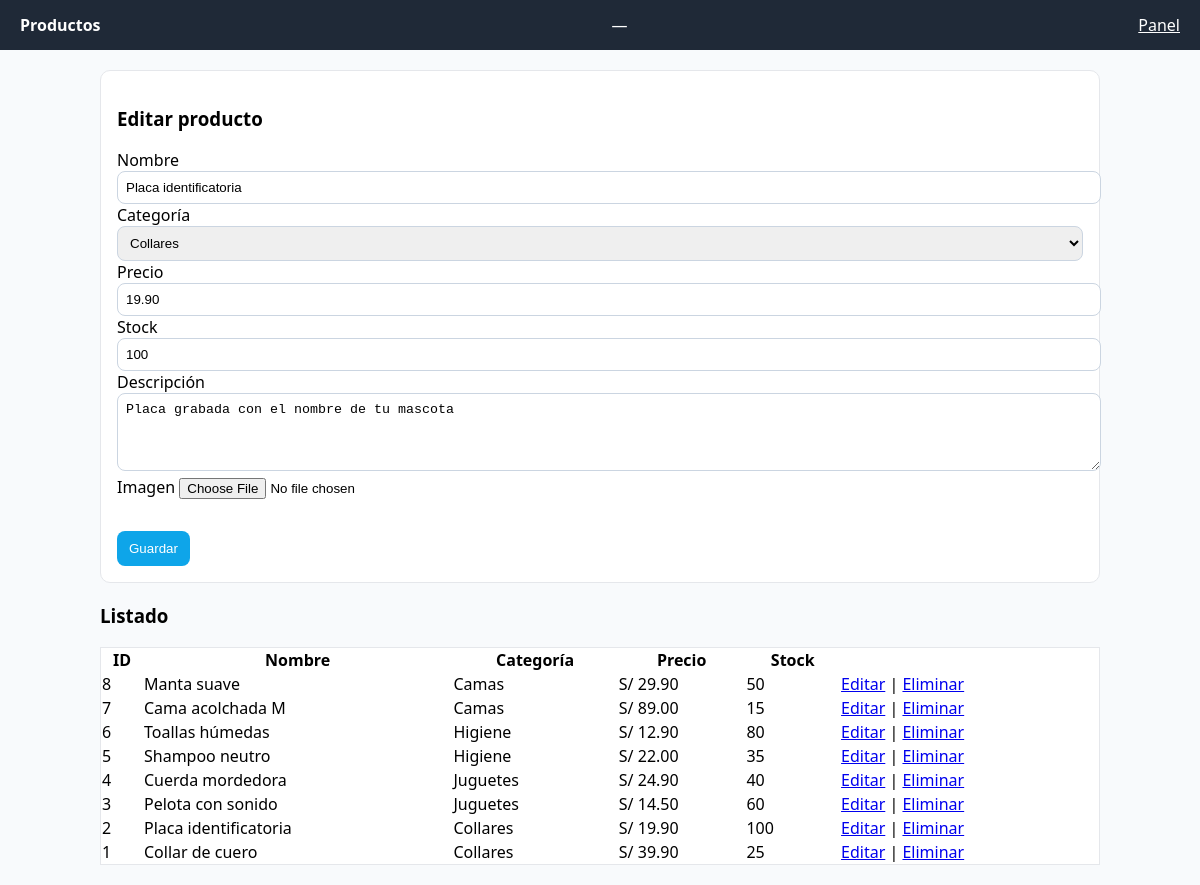
/admin_productos.php?edit=2 (signed in), run on the app's committed database.
### tables this page shows
CREATE TABLE productos (
  id INT AUTO_INCREMENT PRIMARY KEY,
  categoria_id INT,
  nombre VARCHAR(150) NOT NULL,
  descripcion TEXT,
  precio DECIMAL(10,2) NOT NULL,
  stock INT DEFAULT 0,
  imagen VARCHAR(255),
  FOREIGN KEY (categoria_id) REFERENCES categorias(id) ON DELETE SET NULL
);

CREATE TABLE categorias (
  id INT AUTO_INCREMENT PRIMARY KEY,
  nombre VARCHAR(100) NOT NULL,
  descripcion TEXT
);

### admin_productos.php (the view, shortened to what this page needs)
<?php
require_once __DIR__ . '/conexion.php';
$edit=null; if(isset($_GET['edit'])){ $id=(int)$_GET['edit']; $st=$pdo->prepare("SELECT * FROM productos WHERE id=?"); $st->execute([$id]); $edit=$st->fetch(); }
$cats = $pdo->query("SELECT id,nombre FROM categorias ORDER BY nombre")->fetchAll();
$rows = $pdo->query("SELECT p.id,p.nombre,p.precio,p.stock,c.nombre AS categoria FROM productos p LEFT JOIN categorias c ON c.id=p.categoria_id ORDER BY p.id DESC")->fetchAll();
?>
<!doctype html>
<html lang="es">
<head><meta charset="utf-8"><meta name="viewport" content="width=device-width,initial-scale=1">
<link rel="stylesheet" href="assets/css/style.css">
</head>
<body>
<header><strong>Productos</strong> — <a href="admin.php" style="color:#fff">Panel</a></header>
<div class="container">
  <div style="background:#fff;border:1px solid #e5e7eb;border-radius:10px;padding:16px;margin-top:16px">
    <h3><?= $edit? 'Editar producto' : 'Nuevo producto' ?></h3>
    <form method="post" enctype="multipart/form-data">
      <label>Nombre</label>
      <input name="nombre" value="<?= htmlspecialchars($edit['nombre'] ?? '') ?>" style="width:100%;padding:8px;border:1px solid #cbd5e1;border-radius:8px">
      <label>Categoría</label>
      <select name="categoria_id" style="width:100%;padding:8px;border:1px solid #cbd5e1;border-radius:8px">
        <?php foreach($cats as $c): ?>
          <option value="<?= (int)$c['id'] ?>" <?= !empty($edit) && (int)$edit['categoria_id']===(int)$c['id']? 'selected':'' ?>><?= htmlspecialchars($c['nombre']) ?></option>
        <?php endforeach; ?>
      </select>
      <label>Precio</label>
      <input type="number" step="0.01" name="precio" value="<?= htmlspecialchars((string)($edit['precio'] ?? '')) ?>" style="width:100%;padding:8px;border:1px solid #cbd5e1;border-radius:8px">
      <label>Stock</label>
      <input type="number" name="stock" value="<?= htmlspecialchars((string)($edit['stock'] ?? '0')) ?>" style="width:100%;padding:8px;border:1px solid #cbd5e1;border-radius:8px">
      <label>Descripción</label>
      <textarea name="descripcion" rows="4" style="width:100%;padding:8px;border:1px solid #cbd5e1;border-radius:8px"><?= htmlspecialchars($edit['descripcion'] ?? '') ?></textarea>
      <label>Imagen</label>
      <input type="file" name="imagen" accept="image/*">
      <?php if(!empty($edit['imagen'])): ?><div><img src="<?= htmlspecialchars($edit['imagen']) ?>" alt="" style="max-width:200px;margin-top:8px"></div><?php endif; ?>
      <button style="margin-top:10px;padding:10px 12px;border:0;border-radius:8px;background:#0ea5e9;color:#fff;cursor:pointer">Guardar</button>
    </form>
  </div>
  <h3 style="margin-top:20px">Listado</h3>
  <table style="width:100%;border-collapse:collapse;background:#fff;border:1px solid #e5e7eb">
    <tr><th>ID</th><th>Nombre</th><th>Categoría</th><th>Precio</th><th>Stock</th><th></th></tr>
    <?php foreach($rows as $r): ?>
      <tr>
        <td><?= (int)$r['id'] ?></td>
        <td><?= htmlspecialchars($r['nombre']) ?></td>
        <td><?= htmlspecialchars($r['categoria'] ?: '—') ?></td>
        <td>S/ <?= number_format((float)$r['precio'],2) ?></td>
        <td><?= (int)$r['stock'] ?></td>
        <td>
          <a href="admin_productos.php?edit=<?= (int)$r['id'] ?>">Editar</a> |
          <a href="admin_productos.php?del=<?= (int)$r['id'] ?>" onclick="return confirm('¿Eliminar producto?')">Eliminar</a>
        </td>
      </tr>
    <?php endforeach; ?>
  </table>
</div>
</body>
</html>

### assets/css/style.css (style rules this page uses)
body { font-family:system-ui,-apple-system,Segoe UI,Roboto,Ubuntu,Cantarell,Noto Sans,sans-serif;margin:0;background:#f8fafc }
header { background:#1f2937;color:#fff;padding:14px 20px;display:flex;justify-content:space-between;align-items:center }
.container { max-width:1000px;margin:20px auto;padding:0 16px }

### data on the page
productos: nombre "Placa identificatoria", categoria_id "Collares", precio "19.90", stock "100", descripcion "Placa grabada con el nombre de tu mascota", id "2", categoria.nombre "Collares"
productos: id "8", nombre "Manta suave", categoria.nombre "Camas", precio "29.90", stock "50"
productos: id "7", nombre "Cama acolchada M", categoria.nombre "Camas", precio "89.00", stock "15"
productos: id "6", nombre "Toallas húmedas", categoria.nombre "Higiene", precio "12.90", stock "80"
productos: id "5", nombre "Shampoo neutro", categoria.nombre "Higiene", precio "22.00", stock "35"
productos: id "4", nombre "Cuerda mordedora", categoria.nombre "Juguetes", precio "24.90", stock "40"
productos: id "3", nombre "Pelota con sonido", categoria.nombre "Juguetes", precio "14.50", stock "60"
productos: id "1", nombre "Collar de cuero", categoria.nombre "Collares", precio "39.90", stock "25"
